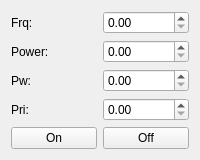
                      <widget class="QWidget" name="tab_10">
                       <attribute name="title">
                        <string>Imp</string>
                       </attribute>
                       <layout class="QGridLayout" name="gridLayout_24">
                        <item row="2" column="0">
                         <widget class="QLabel" name="label_75">
                          <property name="text">
                           <string>Pw:</string>
                          </property>
                         </widget>
                        </item>
                        <item row="0" column="1">
                         <widget class="QDoubleSpinBox" name="spnImpulseFrq">
                          <property name="maximum">
                           <double>20000.000000000000000</double>
                          </property>
                         </widget>
                        </item>
                        <item row="0" column="0">
                         <widget class="QLabel" name="label_73">
                          <property name="text">
                           <string>Frq:</string>
                          </property>
                         </widget>
                        </item>
                        <item row="3" column="0">
                         <widget class="QLabel" name="label_76">
                          <property name="text">
                           <string>Pri:</string>
                          </property>
                         </widget>
                        </item>
                        <item row="2" column="1">
                         <widget class="QDoubleSpinBox" name="spnImpulsePulseWidth"/>
                        </item>
                        <item row="1" column="1">
                         <widget class="QDoubleSpinBox" name="spnImpulsePower"/>
                        </item>
                        <item row="3" column="1">
                         <widget class="QDoubleSpinBox" name="spnImpulsePRI"/>
                        </item>
                        <item row="1" column="0">
                         <widget class="QLabel" name="label_74">
                          <property name="text">
                           <string>Power:</string>
                          </property>
                         </widget>
                        </item>
                        <item row="4" column="0">
                         <widget class="QPushButton" name="btnLoadImpulse">
                          <property name="text">
                           <string>On</string>
                          </property>
                         </widget>
                        </item>
                        <item row="4" column="1">
                         <widget class="QPushButton" name="btnDisImpulse">
                          <property name="text">
                           <string>Off</string>
                          </property>
                         </widget>
                        </item>
                       </layout>
                      </widget>
